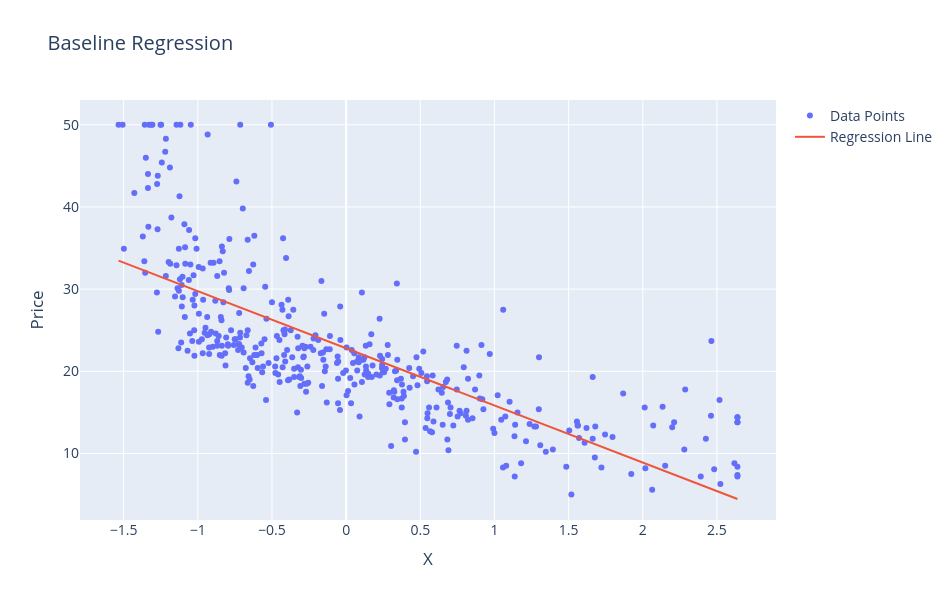

Write notebook code for a chart like this one.
### Code cell
import plotly.graph_objects as go

Baseline_model = SimpleLinearRegressionStatisticalView()
Baseline_model.fit(X, y)

plot_interactive(Baseline_model, X, y, "Baseline Regression")

### Figure 1 — Plotly figure (JSON) as saved in the notebook; plotly's stock layout.template omitted (floating-point values rounded to 4 significant figures; data arrays with more than 128 entries replaced by an {"elided": "..."} marker saying what was removed)
{"data": [{"mode": "markers", "name": "Data Points", "type": "scatter", "x": {"elided": "404 float values"}, "y": {"elided": "404 float values"}}, {"mode": "lines", "name": "Regression Line", "type": "scatter", "x": {"elided": "404 float values"}, "y": {"elided": "404 float values"}}], "layout": {"font": {"size": 14}, "height": 600, "title": {"text": "Baseline Regression"}, "width": 950, "xaxis": {"title": {"text": "X"}}, "yaxis": {"title": {"text": "Price"}}}}
